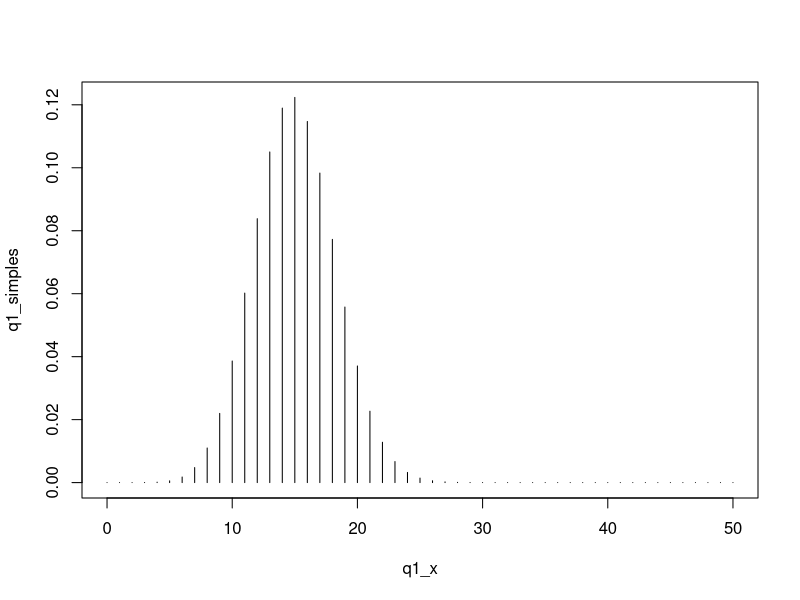
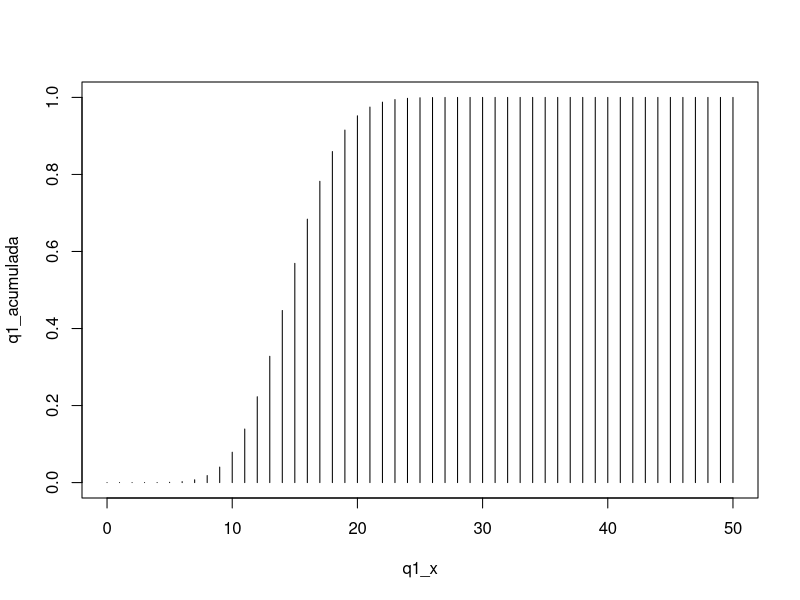

Recreate these plots in R, in order. (Note: this script raises an error after producing the figures.)
# Trabalho Métodos Quantitativos

# Colegas de equipe
# Nome: Ian Lucas 

# Matrícula: 2310294  

# Nome: Pedro Guilherme

# Matrícula: 2223975

#Questão 1

q1_x <- 0:50


q1_simples <- dbinom(q1_x, 50,  0.3)
q1_acumulada <- pbinom(q1_x, 50, 0.3)

plot(q1_x, q1_simples, type = "h")
plot(q1_x,q1_acumulada, type = "h")

#Questão 2

q2_x <- 0:100

q2_fx1 <- dpois(q2_x, 25)
plot(q2_x, fx1, type = 'h')

q2_fx2 <- ppois(q2_x, 40)

plot(q2_x, q2_fx2, type = 'h')

#Questão 3 

peso <- 0:1000
x = rnorm(1000,65,5)
y = hist(rnorm(1000,65,5), freq = FALSE)
curve(dnorm(x, mean = 65, sd = 5), 
      col = "darkblue", lwd = 2, add = TRUE)

#Questão 4
#Item A

#Modelo Binomial
q4_n <- 50  #n = 50
q4_p <- 0.15 #p = 0.15

#Item B

##p(x=0) = 0.000295764663712699

q4_b <- dbinom(0, q4_n, q4_p)
q4_b

#Item C

##p(x < 5) = 0.112105208054978

q4_c <- pbinom(4, q4_n, q4_p)
q4_c

#Item D

##p(x >= 10) = 0.208906330332109

q4_d <- 1 - pbinom(9, q4_n, q4_p)
q4_d

#Item E

# p(x <= 30) = 0.999999999999955

q4_e <-  pbinom(30, q4_n, q4_p)
q4_e

#Item F

##p(3 < x < 12) = 0.891141352975622

q4_f <- pbinom(11, q4_n, q4_p) - pbinom(3, q4_n, q4_p)
q4_f

#Item G

##p(13 <= x <= 27) = 0.0300605282007782

q4_g <-  pbinom(27, q4_n, q4_p) - pbinom(12, q4_n, q4_p)
q4_g

#Questão 5

q5_n <- 1000 # n = 1000
q5_p <- 0.25 # p = 0.25

#Item A

##p(x = 0) = 0.778800783071405
q5_a <- dpois(0, q5_p)


#Item B

##p(x <= 3) = 0.999866630349486
q5_b <- ppois(3, q5_p)

#Item C

##p(x >= 5) = 1 - p(x <= 4) = 6.61171056104415e-06
q5_c <- 1 - ppois(4, q5_p)

#Item D

#n = 500
#p = 0.5


q5_d <- pbinom(3, 10, dpois(0, 0.5))

#questão 6

#a)distribuição binomial
n <- 15 
p <- 0.2

#b)
media <- n*p
media
variancia <- n*p*(1-p)
variancia
#c)
p_qst_c <- 1 - pbinom(3, n, p)
p_qst_c
#d)
p_qst_d <- 1 - pbinom(2, n, (1-p))
#e)
p_qst_e <- pbinom(9, 20, p) - pbinom(2, 20, p)
p_qst_e

#Questão 7

#μ = 2090
#σ = 150
media_7 <- 2090
desvio_padrao_7 <- 150

#Item A

##p(x >= 1900) = 0.897362748167864

q7_a <- 1 - pnorm(1900, media_7, desvio_padrao_7)

#Item B

## p(1800 <= x <= 1900) = 0.0760396778111262
q7_b <- pnorm(1900, media_7, desvio_padrao_7) - pnorm(1800, media_7, desvio_padrao_7)

#Item C

q7_c <- qnorm(0.025, media_7, desvio_padrao_7)
q7_c
#Item D

# p(x <= 1) = 7.37624119494705e-05
q7_d <- pbinom(1, 4, 1 - pnorm(1800, media_7, desvio_padrao_7))

#Item E

## p(x = 2) = 0.344071080519169
q7_e <- dbinom(2, 5, pnorm(2060, media_7, desvio_padrao_7))

#questão 8
#a)
p_qst8_a <- pnorm(990, 1000, 10)
p_qst8_a

#b)
p_qst8_b <- pnorm((1000+(2*10)),1000,10) - pnorm((1000-(2*10)),1000,10)
p_qst8_b

#c)
prob_maior_1002 <- 1 - pnorm(1002, mean = 1000, sd = 10)
n <- 10
prob_no_max_4 <- pbinom(4, n, prob_maior_1002)
prob_no_max_4
